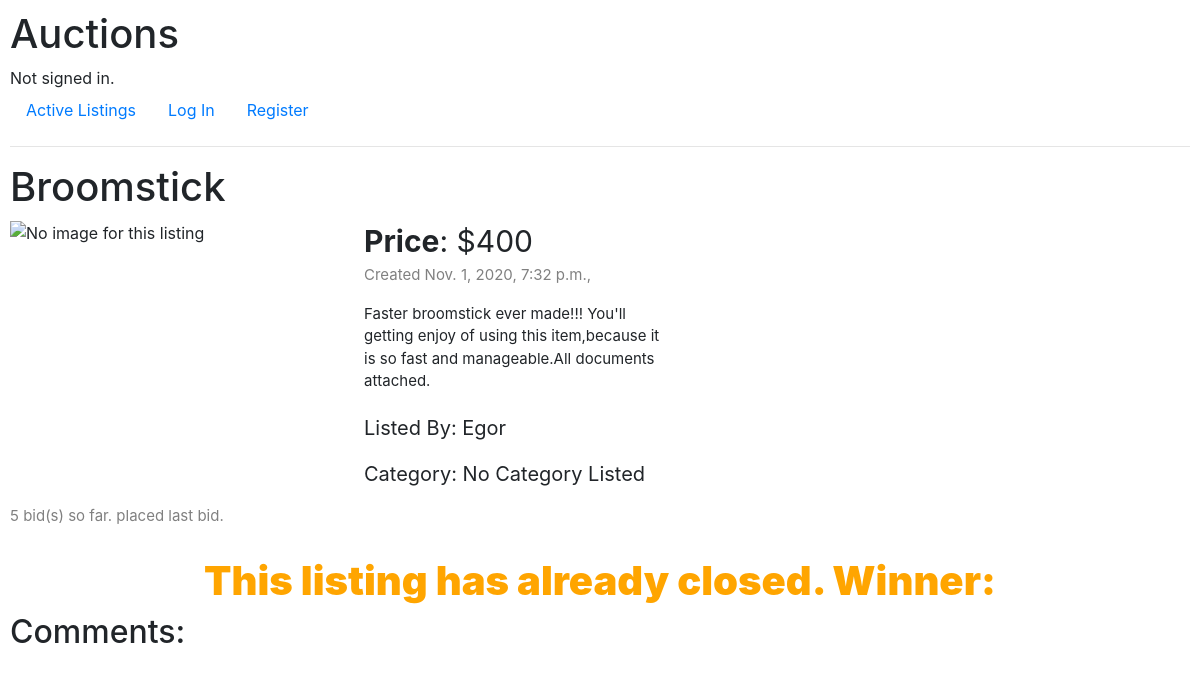
Page /close/7 on the earlier database version.
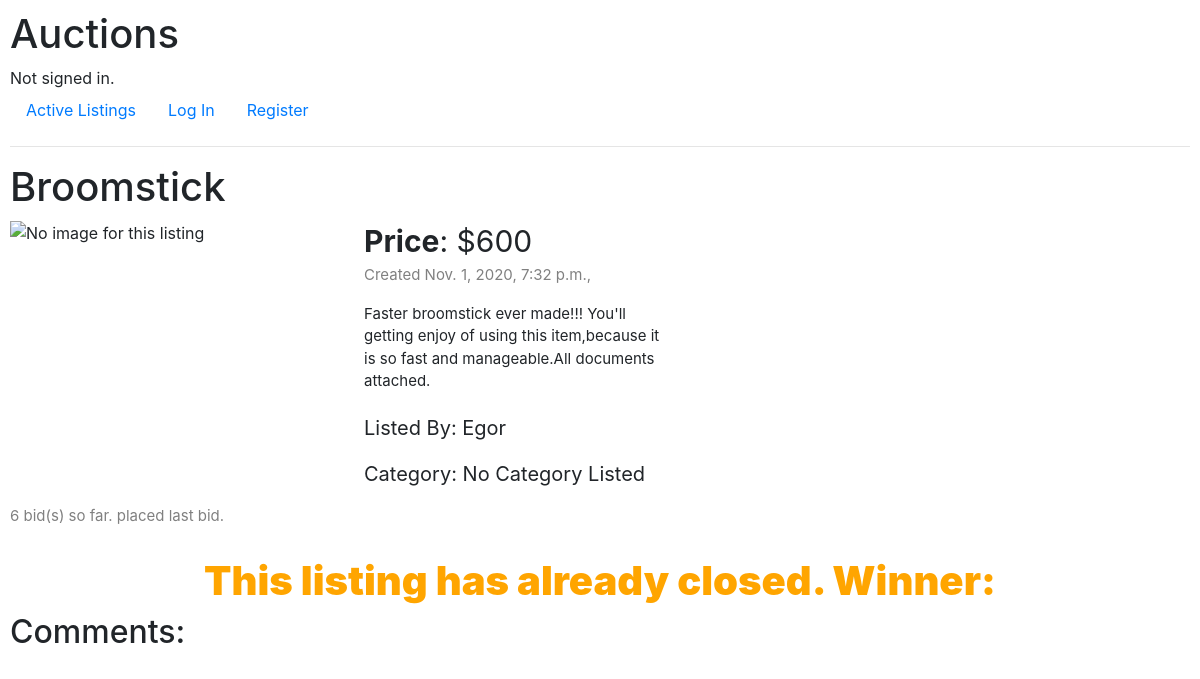
Same page on the later database version.
### auctions/models.py (models this page shows, shortened)
class Listing(models.Model):
    owner = models.ForeignKey('User',on_delete=models.CASCADE,related_name='listings')
    title = models.CharField(max_length=64)
    image = models.URLField(blank=True)
    description = models.TextField()
    price = models.IntegerField()
    date = models.DateTimeField(auto_now=True)
    active = models.BooleanField(default=True)

class User(AbstractUser):
    watchlist = models.ManyToManyField('Listing',related_name='watchers')

### auctions/views.py (the view)
# urls.py: path("close/<int:listing_id>",views.close,name='close')
def close(request,listing_id):
    listing = Listing.objects.get(pk=listing_id)
    listing.active = False
    listing.save()
    return detail(request,listing_id)

### auctions/templates/auctions/detail.html (shortened to what this page needs)
{% extends "auctions/layout.html" %}
{% block body %}
<h1>{{listing.title}}</h1>
<div class="listing">
    <div class="img">
        <img src={{listing.image}} alt="No image for this listing">
    </div>
    <div>
        <span class="price"><strong>Price</strong>: ${{listing.price}}</span>
        <p class="date">Created {{listing.date}},</p>
        <div class="description">
            {{listing.description}}
        </div>
        <p class="owner">Listed By: {{listing.owner}}</p>
        <p>Category: No Category Listed</p>
    </div>
</div>
<p class="amout">
    {% if bids %}
        {{bids}} bid(s) so far. {{current_bid_owner}} placed last bid.
    {% else %}
    No placed bids
    {% endif %}
</p>
{% if active %}
    {% if error_bid %}
    <span class="error"> {{error_bid}}</span>
    {% endif %}
    <form class="bid" action="{% url 'bid' listing.id %}" method="POST">
        {% csrf_token %}
        <p><input type="number" name="bid" placeholder="Bid" class="bid" required></p>
        <input type="submit" class="btn btn-primary" value="Place Bid">
    </form>
{% else%}
    {% if winner%}
    <h3 class="result winner">Cagratulations! You won this autcion!</h3>
    {%else%}
    <h3 class="result">This listing has already closed. Winner: {{current_bid_owner}}</h3>
    {% endif %}
{% endif %}
<h2>Comments:</h2>
<section class="comments">
</section>
{% endblock%}

### auctions/templates/auctions/layout.html (shortened to what this page needs)
{% load static %}
<!DOCTYPE html>
<html lang="en">
    <head>
        <link rel="stylesheet" href="https://stackpath.bootstrapcdn.com/bootstrap/4.4.1/css/bootstrap.min.css">
        <link href="{% static 'auctions/styles.css' %}" rel="stylesheet">
    </head>
    <body>
        <h1>Auctions</h1>
        <div>
            {% if user.is_authenticated %}
                Signed in as <strong>{{ user.username }}</strong>.
            {% else %}
                Not signed in.
            {% endif %}
        </div>
        <ul class="nav">
            <li class="nav-item">
                <a class="nav-link" href="{% url 'index' %}">Active Listings</a>
            </li>
            {% if user.is_authenticated %}
                <li class="nav-item">
                    <a href="{% url 'watchlist' %}" class="nav-link">Watchlist</a>
                </li>
                </li>
                <li class="nav-item">
                    <a href="{% url 'create' %}" class="nav-link">Create Listing</a>
                </li>
                <li class="nav-item">
                    <a class="nav-link" href="{% url 'logout' %}">Log Out</a>
                </li>
            {% else %}
                <li class="nav-item">
                    <a class="nav-link" href="{% url 'login' %}">Log In</a>
                </li>
                <li class="nav-item">
                    <a class="nav-link" href="{% url 'register' %}">Register</a>
                </li>
            {% endif %}
        </ul>
        <hr>
        {% block body %}
        {% endblock %}
    </body>
</html>

### auctions/static/auctions/styles.css (style rules this page uses)
body { padding: 10px; }
.listing { display: flex; }
.listing img { width: 200px; height: 200px; }
.listing p { font-size: 20px; }
.listing .img { width: 30%; }
.listing .date { font-size: 15px; color: grey }
.listing .description { width: 300px; font-size: 15px; margin-bottom: 20px; }
.price { font-size: 30px; }
section.comments { min-height: 400px; }
.amout { margin-bottom: 5px; color: grey; font-size: 15px; }
.result { width: 100%; display: flex; justify-content: center; font-size: 40px; font-weight: 900; margin-top: 30px; color: orange; background-image: url('https://st2.depositphotos.com/3894705/7819/i/450/depositphotos_78190918-stock-photo-background-with-diagonal-black-and.jpg'); }

Differences in the rows shown:
changed Listing "Broomstick": price "400" → "600"
Other differences:
{{ bids }}: "5" → "6"
